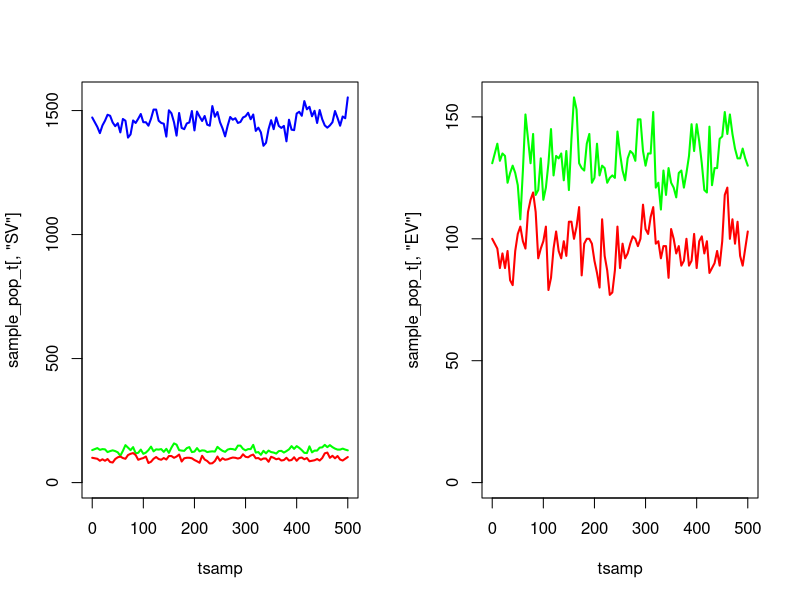

The R source for this figure: (Note: a time limit stopped this script after it produced the figure.)
################################################################################
#   Exponential distribution of EIP
#   Deterministic Model
################################################################################

rm(list=ls());gc()

# make a single node
make_node <- function(){

  node <- list()

  # new eggs are generated from a conditionally independent Poisson process
  node$EL_new <- 0
  storage.mode(node$EL_new) <- "integer"

  # probabilities & transitions for early-stage instars (names are destinations of jumps)
  node$EL_probs <- rep(0,3)
  node$EL_probs <- setNames(node$EL_probs,c("EL","D","LL"))
  node$EL_transitions <- rep(0,3)
  node$EL_transitions <- setNames(node$EL_transitions,c("EL","D","LL"))
  storage.mode(node$EL_transitions) <- "integer"

  # probabilities & transitions for late-stage instars
  node$LL_probs <- rep(0,3)
  node$LL_probs <- setNames(node$LL_probs,c("LL","D","PL"))
  node$LL_transitions <- rep(0,3)
  node$LL_transitions <- setNames(node$LL_transitions,c("LL","D","PL"))
  storage.mode(node$LL_transitions) <- "integer"

  # probabilities & transitions for pupae
  node$PL_probs <- rep(0,4)
  node$PL_probs <- setNames(node$PL_probs,c("PL","D","SV_F","SV_M"))
  node$PL_transitions <- rep(0,4)
  node$PL_transitions <- setNames(node$PL_transitions,c("PL","D","SV_F","SV_M"))
  storage.mode(node$PL_transitions) <- "integer"

  # probabilities & transitions for susceptible vectors
  node$SV_probs <- rep(0,3)
  node$SV_probs <- setNames(node$SV_probs,c("SV","D","EV"))
  node$SV_transitions <- rep(0,3)
  node$SV_transitions <- setNames(node$SV_transitions,c("SV","D","EV"))
  storage.mode(node$SV_transitions) <- "integer"

  # probabilities & transitions for incubating vectors
  node$EV_probs <- rep(0,3)
  node$EV_probs <- setNames(node$EV_probs,c("EV","D","IV"))
  node$EV_transitions <- rep(0,3)
  node$EV_transitions <- setNames(node$EV_transitions,c("EV","D","IV"))
  storage.mode(node$EV_transitions) <- "integer"

  # probabilities & transitions for infectious vectors
  node$IV_probs <- rep(0,2)
  node$IV_probs <- setNames(node$IV_probs,c("IV","D"))
  node$IV_transitions <- rep(0,2)
  node$IV_transitions <- setNames(node$IV_transitions,c("IV","D"))
  storage.mode(node$IV_transitions) <- "integer"

  # state space
  node$EL <- 0L
  node$LL <- 0L
  node$PL <- 0L
  node$SV <- 0L
  node$EV <- 0L
  node$IV <- 0L

  list2env(node,hash=TRUE)
}

# execute an Euler-step for the model
# rates -> probabilities are defined by discretisation of the underlying
# CTMC system (competing hazards)
euler_step <- function(node,pars,tnow,dt){
  with(pars,{

    ########################################
    # INTERVENTION-DEPENDENT PARAMETERS
    ########################################

    delta <- 1/(tau1+tau2) # Inverse of gonotrophic cycle without ITNs/IRS
    e_ov <- beta*(exp(muV/delta)-1)/muV # Number of eggs per oviposition per mosquito

    ## Derived parameters which depend on intervention status:
    if(tnow > pars$time_ITN_on){
      ITNcov_t <- pars$ITNcov
    } else {
      ITNcov_t <- 0
    }
    if(tnow > pars$time_IRS_on){
      IRScov_t <- pars$IRScov
    } else {
      IRScov_t <- 0
    }

    # zCom: Probability of a mosquito being repelled from an ITN or IRS-treated house:
    c0 <- 1 - ITNcov_t - IRScov_t + ITNcov_t*IRScov_t
    cITN <- ITNcov_t - ITNcov_t*IRScov_t
    cIRS <- IRScov_t - ITNcov_t*IRScov_t
    cCom <- ITNcov_t*IRScov_t
    rCom <- rIRS + (1-rIRS)*rITN
    sCom  <- (1-rIRS)*sITN*sIRS
    zCom <- Q0*cITN*phiB*rITN + Q0*cIRS*phiI*rIRS + Q0*cCom*(phiI-phiB)*rIRS + Q0*cCom*phiB*rCom

    # deltaCom: Inverse of gonotrophic cycle length with ITNs & IRS:
    deltaCom <- 1/(tau1/(1-zCom) + tau2)

    # wCom: Probability that a surviving mosquito succeeds in feeding during a single attempt:
    wCom <- 1 - Q0 + Q0*c0 + Q0*cITN*(1-phiB+phiB*sITN) + Q0*cIRS*(1-phiI+phiI*sIRS) + Q0*cCom*((phiI-phiB)*sIRS + 1-phiI + phiB*sCom)

    # muVCom: Female mosquito death rate in presence of ITNs & IRS:
    p10 <- exp(-muV*tau1)
    p1Com <- p10*wCom/(1 - zCom*p10)
    p2 <- exp(-muV*tau2)
    pCom <- (p1Com*p2)^deltaCom
    muVCom <- -log(pCom)

    # betaCom: Eggs laid per day by female mosquitoes in presence of ITNs & IRS:
    betaCom <- e_ov*muVCom/(exp(muVCom/deltaCom) - 1)

    ########################################
    # EARLY-STAGE LARVAL INSTARS (EL)
    ########################################

    # inbound oviposition to EL
    NV <- sum(node$SV,node$EV,node$IV)
    node$EL_new <- rpois(n = 1,lambda = betaCom*NV*dt)

    # instantaneous hazards for EL
    haz_EL_mort <- muEL*(1 + ((node$EL+node$LL)/K))
    haz_EL_2LL <- 1/durEL

    # jump probabilities
    node$EL_probs[["EL"]] <- exp(-(haz_EL_mort + haz_EL_2LL)*dt)
    node$EL_probs[["D"]] <- (1 - node$EL_probs[["EL"]])*(haz_EL_mort / (haz_EL_mort + haz_EL_2LL)) # death
    node$EL_probs[["LL"]] <- (1 - node$EL_probs[["EL"]])*(haz_EL_2LL / (haz_EL_mort + haz_EL_2LL)) # to late-instar

    # jump sizes
    node$EL_transitions[c("EL","D","LL")] <- as.vector(rmultinom(n=1,size=node$EL,prob=node$EL_probs))

    ########################################
    # LATE-STAGE LARVAL INSTARS (LL)
    ########################################

    # instantaneous hazards for LL
    haz_LL_mort <- muLL*(1 + gamma*((node$EL+node$LL)/K))
    haz_LL_2PL <- 1/durLL

    # jump probabilities
    node$LL_probs[["LL"]] <- exp(-(haz_LL_mort + haz_LL_2PL)*dt)
    node$LL_probs[["D"]] <- (1 - node$LL_probs[["LL"]])*(haz_LL_mort / (haz_LL_mort + haz_LL_2PL)) # death
    node$LL_probs[["PL"]] <- (1 - node$LL_probs[["LL"]])*(haz_LL_2PL / (haz_LL_mort + haz_LL_2PL)) # to pupae

    # jump sizes
    node$LL_transitions[c("LL","D","PL")] <- as.vector(rmultinom(n=1,size=node$LL,prob=node$LL_probs))

    ########################################
    # PUPAE (PL)
    ########################################

    # instantaneous hazards for PL
    haz_PL_mort <- muPL
    haz_PL_2SV_F <- (1/durPL)*0.5
    haz_PL_2SV_M <- (1/durPL)*0.5

    # jump probabilities
    node$PL_probs[["PL"]] <- exp(-(haz_PL_mort + haz_PL_2SV_F + haz_PL_2SV_M)*dt)
    node$PL_probs[["D"]] <- (1 - node$PL_probs[["PL"]])*(haz_PL_mort / (haz_PL_mort + haz_PL_2SV_F + haz_PL_2SV_M)) # death
    node$PL_probs[["SV_F"]] <- (1 - node$PL_probs[["PL"]])*(haz_PL_2SV_F / (haz_PL_mort + haz_PL_2SV_F + haz_PL_2SV_M)) # to susceptible female
    node$PL_probs[["SV_M"]] <- (1 - node$PL_probs[["PL"]])*(haz_PL_2SV_M / (haz_PL_mort + haz_PL_2SV_F + haz_PL_2SV_M)) # to susceptible males

    # jump sizes
    node$PL_transitions[c("PL","D","SV_F","SV_M")] <- as.vector(rmultinom(n=1,size=node$PL,prob=node$PL_probs))

    ########################################
    # SUSCEPTIBLE VECTORS (SV)
    ########################################

    # instantaneous hazards for SV
    haz_SV_mort <-  muVCom
    haz_SV_inf <- lambdaV

    # jump probabilities
    node$SV_probs[["SV"]] <- exp(-(haz_SV_mort + haz_SV_inf)*dt)
    node$SV_probs[["D"]] <- (1 - node$SV_probs[["SV"]])*(haz_SV_mort / (haz_SV_mort + haz_SV_inf)) # death
    node$SV_probs[["EV"]] <- (1 - node$SV_probs[["SV"]])*(haz_SV_inf / (haz_SV_mort + haz_SV_inf)) # to incubating

    # jump sizes
    node$SV_transitions[c("SV","D","EV")] <- as.vector(rmultinom(n=1,size=node$SV,prob=node$SV_probs))

    ########################################
    # INCUBATING VECTORS (EV)
    ########################################

    # instantaneous hazards for EV
    haz_EV_mort <-  muVCom
    haz_EV_inc <- 1/durEV

    # jump probabilities
    node$EV_probs[["EV"]] <- exp(-(haz_EV_mort + haz_EV_inc)*dt)
    node$EV_probs[["D"]] <- (1 - node$EV_probs[["EV"]])*(haz_EV_mort / (haz_EV_mort + haz_EV_inc)) # death
    node$EV_probs[["IV"]] <- (1 - node$EV_probs[["EV"]])*(haz_EV_inc / (haz_EV_mort + haz_EV_inc)) # to infectious

    # jump sizes
    node$EV_transitions[c("EV","D","IV")] <- as.vector(rmultinom(n=1,size=node$EV,prob=node$EV_probs))

    ########################################
    # INFECTIOUS VECTORS (IV)
    ########################################

    # instantaneous hazards for IV
    haz_IV_mort <- muVCom

    # jump probabilities
    node$IV_probs[["IV"]] <- exp(-haz_IV_mort*dt)
    node$IV_probs[["D"]] <- (1 - node$IV_probs[["IV"]])

    # jump sizes
    node$IV_transitions[c("IV","D")] <- as.vector(rmultinom(n=1,size=node$IV,prob=node$IV_probs))

    ########################################
    # UPDATE POPULATION
    ########################################

    node$EL <- node$EL_transitions[["EL"]] + node$EL_new
    node$LL <- node$LL_transitions[["LL"]] + node$EL_transitions[["LL"]]
    node$PL <- node$PL_transitions[["PL"]] + node$LL_transitions[["PL"]]
    node$SV <- node$SV_transitions[["SV"]] + node$PL_transitions[["SV_F"]]
    node$EV <- node$EV_transitions[["EV"]] + node$SV_transitions[["EV"]]
    node$IV <- node$IV_transitions[["IV"]] + node$EV_transitions[["IV"]]

  })
}

## Model parameters:
theta <- list(
	## Mosquito life cycle parameters:
	beta = 21.19, # Number of eggs laid per day by female mosquito
	muEL = 0.034, # Early larval instar daily mortality
	muLL = 0.035, # Late larval instar daily mortality
	muPL = 0.25, # Pupal daily mortality
	durEL = 6.64, # Duration of early instar stage
	durLL = 3.72, # Duration of late instar stage
	durPL = 0.64, # Duration of pupal stage
	durEV = 10, # Duration of latent period in mosquito (days)
	gamma = 13.25, # Effect of density-dependence on late instars relative to early instars
	tau1 = 0.68, # Time spent foraging for a blood meal at 0% ITN coverage
	tau2 = 2.32, # Time spent resting and ovipositing by a mosquito

	## Intervention parameters (variable):
	ITNcov = 0.5, # ITN coverage
	IRScov = 0, # IRS coverave
	time_ITN_on = 1e3, # When ITNs are applied (days)
	time_IRS_on = 1e3, # When IRS is applied (days)

	## Species-specific parameters:
	## An. gambiae:
	muV = 1/7.6, # Adult mosquito daily mortality
	Q0 = 0.92, # Human blood index
	phiB = 0.89, # Proportion of bites on a person while they are in bed
	phiI = 0.97, # Proportion of bites on a person while they are indoors
	rITN = 0.56, # Probability of mosquito repeating a feeding attempt due to IRS
	sITN = 0.03, # Probability of mosquito feeding and surviving in presence of ITNs
	rIRS = 0.60, # Probability of mosquito repeating a feeding attempt due to IRS
	sIRS = 0, # Probability of mosquito feeding and surviving in presence of IRS

	## An. arabiensis:
	# muV = 1/7.6, # Adult mosquito daily mortality
	# Q0 = 0.71, # Human blood index
	# phiB = 0.90, # Proportion of bites on a person while they are in bed
	# phiI = 0.96, # Proportion of bites on a person while they are indoors
	# rITN = 0.48, # Probability of mosquito repeating a feeding attempt due to IRS
	# sITN = 0.39, # Probability of mosquito feeding and surviving in presence of ITNs
	# rIRS = 0.60, # Probability of mosquito repeating a feeding attempt due to IRS
	# sIRS = 0, # Probability of mosquito feeding and surviving in presence of IRS

	## An. funestus:
	# muV = 1/8.9, # Adult mosquito daily mortality
	# Q0 = 0.94, # Human blood index
	# phiB = 0.90, # Proportion of bites on a person while they are in bed
	# phiI = 0.98, # Proportion of bites on a person while they are indoors
	# rITN = 0.56, # Probability of mosquito repeating a feeding attempt due to IRS
	# sITN = 0.03, # Probability of mosquito feeding and surviving in presence of ITNs
	# rIRS = 0.63, # Probability of mosquito repeating a feeding attempt due to IRS
	# sIRS = 0, # Probability of mosquito feeding and surviving in presence of IRS

	## Additional transmission parameters:
	f0 = 1/3, # Daily biting rate by mosquitoes on animals and humans
	epsilon0 = 10/365, # Daily entomological inolculation rate
	iH_eq = 0.45, # Equilibrium malaria prevalence in humans
	NH_eq = 200, # Equilibrium human population size
	bV = 0.15 # Probability of transmission from human to vector per infectious bite
)

with(theta,{

  a0 <<- Q0*f0 # Human biting rate at equilibrium
  lambdaV <<- a0*iH_eq*bV # Force of infection in mosquitoes at equilibrium

  IV_eq <<- 100
  EV_eq <<- durEV*IV_eq*muV
  SV_eq <<- ((durEV*IV_eq*muV) + ((durEV^2)*IV_eq*(muV^2))) / (durEV*lambdaV)
  NV_eq <<- IV_eq + EV_eq + SV_eq

  omega_1 <<- -0.5 * ( (gamma*(muLL/muEL)) - (durEL/durLL) + ((gamma-1)*muLL*durEL) )
  omega_2 <<- sqrt(
    (0.25 * (( (gamma*(muLL/muEL)) - (durEL/durLL) + ((gamma-1)*muLL*durEL) )^2)) + (gamma * ((beta*muLL*durEL) / (2*muEL*muV*durLL*(1 + (durPL*muPL)))) )
  )
  omega <<- omega_1 + omega_2

  PL_eq <<- 2*durPL*muV*NV_eq
  LL_eq <<- 2*muV*durLL*(1 + (durPL*muPL))*NV_eq
  EL_eq <<- 2*omega*muV*durLL*(1 + (durPL*muPL))*NV_eq

  K <<- (NV_eq*2*durLL*muV*(1 + (durPL*muPL))*gamma*(omega+1)) / ((omega/(muLL*durEL)) - (1/(muLL*durLL)) - 1)
})


# # equilibrium solutions
# with(theta,{
#
#   ## Derived parameters:
#   # NV <<- SV + EV + IV # Total mosquito population size
#   delta <<- 1/(tau1+tau2) # Inverse of gonotrophic cycle without ITNs/IRS
#   e_ov <<- beta*(exp(muV/delta)-1)/muV # Number of eggs per oviposition per mosquito
#   b_omega <<- gamma*muLL/muEL - durEL/durLL + (gamma-1)*muLL*durEL
#   omega <<- -0.5*b_omega + sqrt(0.25*b_omega^2 + gamma*beta*muLL*durEL/(2*muEL*muV*durLL*(1+durPL*muPL)))
#
#   a0 <<- Q0*f0 # Human biting rate at equilibrium
#
#   lambdaV <<- a0*iH_eq*bV # Force of infection in mosquitoes at equilibrium
#
#
#   iV_eq <<- lambdaV*exp(-muV*durEV)/(lambdaV + muV)
#   sV_eq <<- iV_eq*muV/(lambdaV*exp(-muV*durEV))
#   eV_eq <<- 1 - sV_eq - iV_eq
#
#   NV_eq <<- epsilon0*NH_eq/(iV_eq*a0)
#
#   EL_eq <<- 2*omega*muV*durLL*(1 + muPL*durPL)*NV_eq
#   LL_eq <<- 2*muV*durLL*(1 + muPL*durPL)*NV_eq
#   PL_eq <<- 2*muV*durPL*NV_eq
#
#   SV_eq <<- sV_eq*NV_eq
#   EV_eq <<- eV_eq*NV_eq
#   IV_eq <<- iV_eq*NV_eq
#
#   K <<- 2*NV_eq*muV*durLL*(1 + muPL*durPL)*gamma*(omega+1)/(omega/(muLL*durEL) - 1/(muLL*durLL) - 1) # Larval carrying capacity
#
# })

theta1 <- c(theta,K=K,lambdaV=lambdaV)

node <- make_node()
node$EL <- as.integer(EL_eq)
node$LL <- as.integer(LL_eq)
node$PL <- as.integer(PL_eq)
node$SV <- as.integer(SV_eq)
node$EV <- as.integer(EV_eq)
node$IV <- as.integer(IV_eq)

tmax <- 500
dt <- 0.05
time <- seq(from=1,to=tmax,by=dt)

# sampling grid
sample_grid <- tsamp <- c(0,seq(from=10,to = tmax,by = 5))
sample_pop <- matrix(0,nrow=6,ncol=length(sample_grid),dimnames=list(c("EL","LL","PL","SV","EV","IV"),paste0(sample_grid)))

sample_pop["EL",1] <- node$EL
sample_pop["LL",1] <- node$LL
sample_pop["PL",1] <- node$PL
sample_pop["SV",1] <- node$SV
sample_pop["EV",1] <- node$EV
sample_pop["IV",1] <- node$IV
sample_grid <- sample_grid[-1]

# run simulation
pb <- txtProgressBar(min = 1,max = length(time))
for(t in 1:length(time)){

  # euler step
  euler_step(node = node,pars = theta1,tnow = time[t],dt = dt)

  # sample the population (done at the very end of the time-step, because its not part of the dynamics)
  if(time[t] == sample_grid[1]){

    sample_pop["EL",as.character(sample_grid[1])] <- node$EL
    sample_pop["LL",as.character(sample_grid[1])] <- node$LL
    sample_pop["PL",as.character(sample_grid[1])] <- node$PL
    sample_pop["SV",as.character(sample_grid[1])] <- node$SV
    sample_pop["EV",as.character(sample_grid[1])] <- node$EV
    sample_pop["IV",as.character(sample_grid[1])] <- node$IV
    sample_grid <- sample_grid[-1]

  }
  setTxtProgressBar(pb = pb,value = t)
}

sample_pop_t <- t(sample_pop)
par(mfrow=c(1,2))
ylim <- max(sample_pop_t[,4:6])
plot(x = tsamp,y = sample_pop_t[,"SV"],col="blue",lwd=2,ylim=c(0,ylim),type="l")
lines(x = tsamp,y = sample_pop_t[,"EV"],col="green",lwd=2)
lines(x = tsamp,y = sample_pop_t[,"IV"],col="red",lwd=2)

ylim <- max(sample_pop_t[,5:6])
plot(x = tsamp,y = sample_pop_t[,"EV"],col="green",lwd=2,ylim=c(0,ylim),type="l")
lines(x = tsamp,y = sample_pop_t[,"IV"],col="red",lwd=2)
par(mfrow=c(1,1))

tail(sample_pop_t)
mean(sample_pop_t[,"IV"])



################################################################################
# run ensemble of simulations
################################################################################

nruns <- 100
tmax <- 500
dt <- 0.05
time <- seq(from=1,to=tmax,by=dt)

# sampling grid
tsamp <- c(0,seq(from=10,to = tmax,by = 5))
sample_pop <- array(0,dim=c(6,length(tsamp),nruns),dimnames=list(c("EL","LL","PL","SV","EV","IV"),paste0(tsamp),paste0(1:nruns)))


pb <- txtProgressBar(min = 1,max = nruns)
for(i in 1:nruns){

  sample_grid <- tsamp

  # make the node
  node <- make_node()
  node$EL <- as.integer(EL_eq)
  node$LL <- as.integer(LL_eq)
  node$PL <- as.integer(PL_eq)
  node$SV <- as.integer(SV_eq)
  node$EV <- as.integer(EV_eq)
  node$IV <- as.integer(IV_eq)

  # record output
  sample_pop["EL",1,i] <- node$EL
  sample_pop["LL",1,i] <- node$LL
  sample_pop["PL",1,i] <- node$PL
  sample_pop["SV",1,i] <- node$SV
  sample_pop["EV",1,i] <- node$EV
  sample_pop["IV",1,i] <- node$IV
  sample_grid <- sample_grid[-1]

  for(t in 1:length(time)){

    # euler step
    euler_step(node = node,pars = theta1,tnow = time[t],dt = dt)

    # sample the population (done at the very end of the time-step, because its not part of the dynamics)
    if(time[t] == sample_grid[1]){

      sample_pop["EL",as.character(sample_grid[1]),i] <- node$EL
      sample_pop["LL",as.character(sample_grid[1]),i] <- node$LL
      sample_pop["PL",as.character(sample_grid[1]),i] <- node$PL
      sample_pop["SV",as.character(sample_grid[1]),i] <- node$SV
      sample_pop["EV",as.character(sample_grid[1]),i] <- node$EV
      sample_pop["IV",as.character(sample_grid[1]),i] <- node$IV
      sample_grid <- sample_grid[-1]

    }
  }
  
  setTxtProgressBar(pb,i)
}

# mean_E <- colMeans(sample_pop["EL",,])
# mean_L <- colMeans(sample_pop["LL",,])
# mean_P <- colMeans(sample_pop["PL",,])

mean_SV <- colMeans(sample_pop["SV",,])
mean_EV <- colMeans(sample_pop["EV",,])
mean_IV <- colMeans(sample_pop["IV",,])

quant_SV <- apply(X = sample_pop["SV",,],MARGIN = 2,FUN = function(x){
  quantile(x,probs = c(0.05,0.95))
})
quant_EV <- apply(X = sample_pop["EV",,],MARGIN = 2,FUN = function(x){
  quantile(x,probs = c(0.05,0.95))
})
quant_IV <- apply(X = sample_pop["IV",,],MARGIN = 2,FUN = function(x){
  quantile(x,probs = c(0.05,0.95))
})

plot_datEV <- data.frame(time=tsamp,EV=mean_EV,EV_l=quant_EV[1,],EV_h=quant_EV[2,])
plot_datIV <- data.frame(time=tsamp,IV=mean_IV,IV_l=quant_IV[1,],IV_h=quant_IV[2,])

library(ggplot2)

ggplot() +
  geom_line(data=plot_datEV,aes(x=time,y=EV),color="steelblue") +
  geom_ribbon(data=plot_datEV,aes(x=time,ymin=EV_l,ymax=EV_h),alpha=0.35,fill="steelblue") +
  geom_line(data=plot_datIV,aes(x=time,y=IV),color="firebrick3") +
  geom_ribbon(data=plot_datIV,aes(x=time,ymin=IV_l,ymax=IV_h),alpha=0.35,fill="firebrick3") +
  theme_bw()
